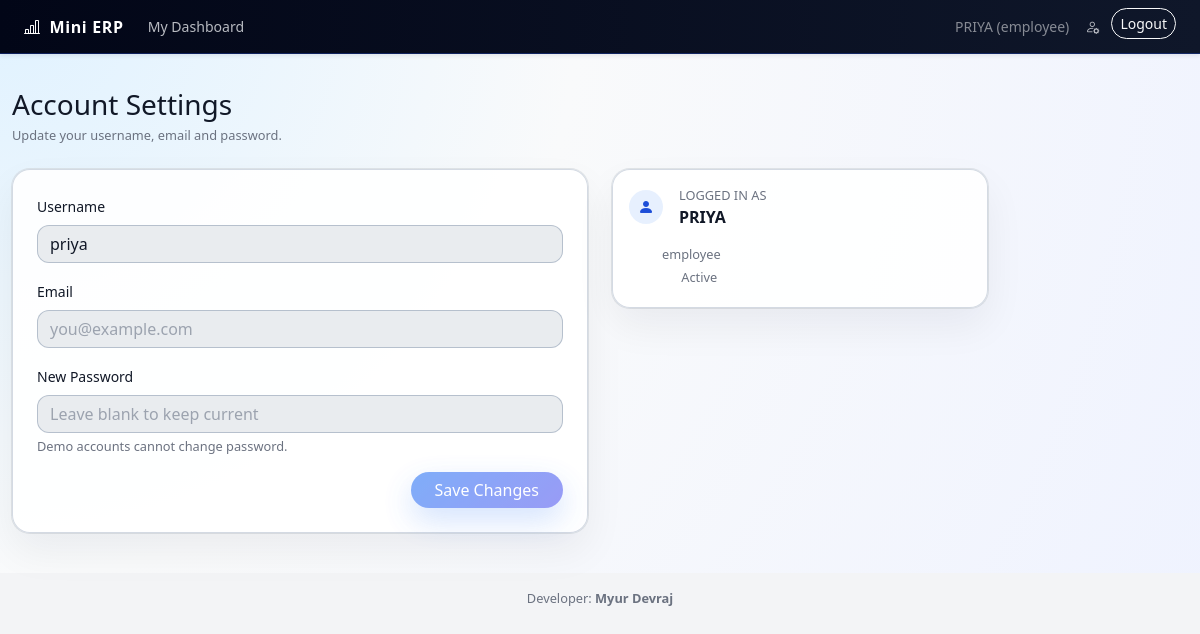
The app's page /account/settings (signed in) with its own data.
### app.py (models this page shows, shortened)
class Employee(db.Model):
    id = db.Column(db.Integer, primary_key=True)
    emp_code = db.Column(db.String(32), unique=True, nullable=True)
    username = db.Column(db.String(64), unique=True, nullable=False)
    password_hash = db.Column(db.String(255), nullable=False)
    name = db.Column(db.String(120), nullable=False)
    role = db.Column(db.String(80), nullable=False)           # 'admin' / 'employee'
    status = db.Column(db.String(20), default="Active")       # Active / On Leave / Inactive

### app.py (the view, shortened to what this page needs)
@app.route("/account/settings", methods=["GET", "POST"])
@login_required()
def account_settings():
    user_id = session.get("user_id")
    role = session.get("role")
    user = Employee.query.get(user_id)
    if not user:
        flash("User not found.", "danger")
        return redirect(url_for("login"))
    is_demo_user = user.username in DEMO_USERNAMES
    return render_template(
        "account_settings.html",
        user=user.username,
        role=role,
        is_demo_user=is_demo_user,
    )

### app.py (called while the page is built)
def login_required(role=None):
    def wrapper(f):
        @wraps(f)
        def decorated_function(*args, **kwargs):
            if "user_id" not in session:
                return redirect(url_for("login"))
            if role and session.get("role") != role:
                flash("Access denied", "danger")
                return redirect(url_for("login"))
            return f(*args, **kwargs)
        return decorated_function
    return wrapper

### templates/account_settings.html (shortened to what this page needs)
{% extends "base.html" %}
{% block content %}
<div class="row mb-4">
    <div class="col-12">
        <h1 class="h3 mb-1">Account Settings</h1>
        <p class="text-muted-soft mb-0">Update your username, email and password.</p>
    </div>
</div>
<div class="row g-4">
    <div class="col-lg-7 col-xl-6">
        <div class="card card-soft p-4">
            <form method="post" novalidate>
                <div class="mb-3">
                    <label class="form-label small">Username</label>
                    <input type="text" class="form-control" name="username"
                           value="{{ user }}" placeholder="Your username" disabled>
                </div>
                <div class="mb-3">
                    <label class="form-label small">Email</label>
                    <input type="email" class="form-control" name="email"
                           placeholder="you@example.com"
                           {% if is_demo_user %}disabled{% endif %}>
                </div>
                <div class="mb-3">
                    <label class="form-label small">New Password</label>
                    <input type="password" class="form-control" name="password"
                           placeholder="Leave blank to keep current"
                           {% if is_demo_user %}disabled{% endif %}>
                    {% if is_demo_user %}
                    <div class="form-text text-muted-soft">
                        Demo accounts cannot change password.
                    </div>
                    {% endif %}
                </div>
                <div class="d-flex justify-content-end">
                    <button type="submit" class="btn btn-primary rounded-pill px-4"
                            {% if is_demo_user %}disabled{% endif %}>
                        Save Changes
                    </button>
                </div>
            </form>
        </div>
    </div>
    <div class="col-lg-5 col-xl-4">
        <div class="card card-soft p-3">
            <div class="d-flex align-items-center mb-3">
                <div class="icon-pill bg-blue me-3">
                    <i class="bi bi-person-fill"></i>
                </div>
                <div>
                    <div class="small text-uppercase text-muted-soft">Logged in as</div>
                    <div class="fw-semibold">{{ user|upper }}</div>
                </div>
            </div>
            <ul class="list-unstyled mb-0 small text-muted-soft">
                <li class="mb-1">
                    <span class="text-white-50">Role:</span> {{ role }}
                </li>
                <li class="mb-1">
                    <span class="text-white-50">Session:</span> Active
                </li>
            </ul>
        </div>
    </div>
</div>
{% endblock %}

### templates/base.html (shortened to what this page needs)
<!doctype html>
<html lang="en">
<head>
    <link href="https://cdn.jsdelivr.net/npm/bootstrap@5.3.3/dist/css/bootstrap.min.css" rel="stylesheet">
    <link href="https://cdn.jsdelivr.net/npm/bootstrap-icons@1.11.3/font/bootstrap-icons.css" rel="stylesheet">
    <link rel="stylesheet" href="{{ url_for('static', filename='custom.css') }}">
</head>
<body class="{% block body_class %}{% endblock %}">
{% block navbar %}
<nav class="navbar navbar-expand-lg navbar-dark bg-dark fixed-top shadow-sm">
    <div class="container-fluid px-4">
        <a class="navbar-brand fw-semibold" href="{{ url_for('index') }}">
            <i class="bi bi-bar-chart-line me-1"></i> Mini ERP
        </a>
        <div class="collapse navbar-collapse" id="mainNavbar">
            {% if session.get("user_id") %}
            <ul class="navbar-nav me-auto">
                {% if session.get("role") == "admin" %}
                <li class="nav-item">
                    <a class="nav-link {% if request.endpoint == 'admin_dashboard' %}active{% endif %}"
                       href="{{ url_for('admin_dashboard') }}">Dashboard</a>
                </li>
                <li class="nav-item">
                    <a class="nav-link {% if request.endpoint in ['admin_employees','create_employee','edit_employee'] %}active{% endif %}"
                       href="{{ url_for('admin_employees') }}">Employees</a>
                </li>
                <li class="nav-item">
                    <a class="nav-link {% if request.endpoint == 'admin_tasks' %}active{% endif %}"
                       href="{{ url_for('admin_tasks') }}">Tasks</a>
                </li>
                <li class="nav-item">
                    <a class="nav-link {% if request.endpoint in ['admin_attendance_list','admin_attendance_reset'] %}active{% endif %}"
                       href="{{ url_for('admin_attendance_list') }}">Attendance</a>
                </li>
                {% else %}
                <li class="nav-item">
                    <a class="nav-link {% if request.endpoint == 'employee_dashboard' %}active{% endif %}"
                       href="{{ url_for('employee_dashboard') }}">My Dashboard</a>
                </li>
                {% endif %}
            </ul>
            <ul class="navbar-nav ms-auto">
                <li class="nav-item d-flex align-items-center me-2">
                    <span class="small text-white-50">
                        {{ session.get("username")|upper }} ({{ session.get("role") }})
                    </span>
                </li>
                <li class="nav-item">
                    <a class="nav-link" href="{{ url_for('account_settings') }}">
                        <i class="bi bi-person-gear"></i>
                    </a>
                </li>
                <li class="nav-item ms-1">
                    <a class="btn btn-sm btn-outline-light rounded-pill" href="{{ url_for('logout') }}">
                        Logout
                    </a>
                </li>
            </ul>
            {% endif %}
        </div>
    </div>
</nav>
{% endblock %}
<main class="main-wrapper bg-login">
    <div class="container">
        {% block content %}{% endblock %}
    </div>
</main>
{% if not hide_developer %}
<footer class="py-3 text-center small text-muted-soft">
    Developer: <span class="fw-semibold">Myur Devraj</span>
</footer>
{% endif %}
</body>
</html>

### static/custom.css (style rules this page uses)
:root { --bg-gradient: radial-gradient(circle at 0% 0%, #e0f2ff 0, #f9fafb 40%, #eef2ff 100%); --card-bg: rgba(255, 255, 255, 0.9); --border-soft: rgba(148, 163, 184, 0.4); --text-main: #111827; --text-muted: #6b7280; --accent: #3b82f6; }
body { margin: 0; background: #f3f4f6; color: var(--text-main); min-height: 100vh; font-family: system-ui, -apple-system, BlinkMacSystemFont, "Segoe UI", sans-serif; }
.main-wrapper { padding-top: 88px; padding-bottom: 40px; }
.container { max-width: 1200px; }
.navbar.bg-dark { background: linear-gradient(90deg, #020617, #0f172a) !important; box-shadow: 0 8px 24px rgba(15, 23, 42, 0.35); border-bottom: 1px solid rgba(30, 64, 175, 0.45); }
.navbar-brand { letter-spacing: 0.04em; font-size: 1rem; }
.navbar .nav-link { font-size: 0.88rem; color: #e5e7eb !important; opacity: 0.8; }
.bg-login { background-image: var(--bg-gradient); background-attachment: fixed; background-size: cover; }
.card-soft, .card-metric { background: var(--card-bg); border-radius: 18px; border: 1px solid var(--border-soft); box-shadow: 0 18px 40px rgba(15, 23, 42, 0.06), 0 0 0 1px rgba(209, 213, 219, 0.6); color: var(--text-main); }
.icon-pill { width: 34px; height: 34px; border-radius: 999px; display: inline-flex; align-items: center; justify-content: center; font-size: 1rem; }
.icon-pill.bg-blue { background: rgba(59, 130, 246, 0.12); color: #1d4ed8; }
.form-control, .form-select { border-radius: 12px; border: 1px solid rgba(148, 163, 184, 0.6); background: #f9fafb; color: var(--text-main); }
.form-control::placeholder { color: #9ca3af; }
.btn-primary { border-radius: 999px; background: linear-gradient(135deg, #3b82f6, #6366f1); border: none; box-shadow: 0 12px 30px rgba(59, 130, 246, 0.35); }
.btn-outline-light { border-radius: 999px; }
.text-muted-soft { color: var(--text-muted) !important; font-size: 0.8rem; }

### records on screen
Employee: get "PRIYA", get "employee", username "priya", username "PRIYA", role "employee"
